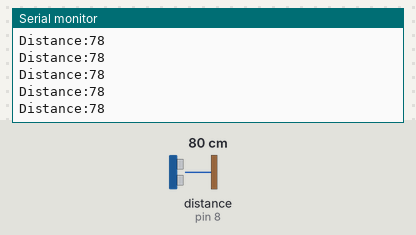
Bench run of a sketch on a simulated Arduino Uno, built with avr-gcc and run on an emulated ATmega328P. Parts: the last lines printed to the serial monitor. Wiring (inferred from the names in the program): ultrasonic range finder: trigger pin 7; echo pin 8. The inputs (shaded band) are chosen by the test bench; at power-on: distance to the obstacle (sensor on pin 8) 80 cm. The echo pulse lasts 58.3 µs per cm.

Above: at 1.2 s.
1.3 s: distance to the obstacle (sensor on pin 8) set to 120 cm
At 2.0 s:
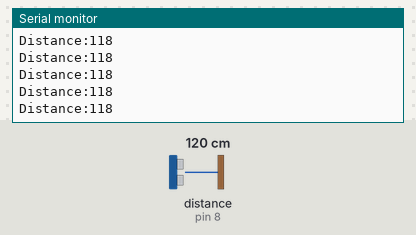
4.3 s: distance to the obstacle (sensor on pin 8) set to 2 cm
At 5.0 s:
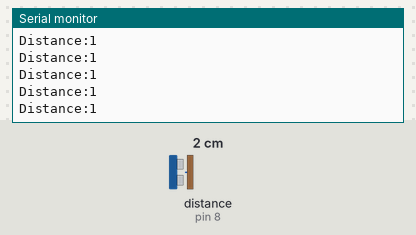
5.8 s: distance to the obstacle (sensor on pin 8) set to 299 cm
At 6.8 s:
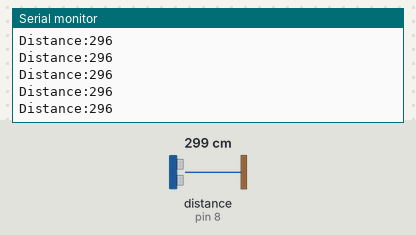
8.8 s: distance to the obstacle (sensor on pin 8) set to 18 cm
At 9.4 s:
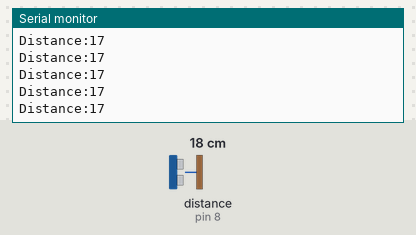
Timing chart, 0 to 11.8 s (numbered marks = the images above; inputs shaded):
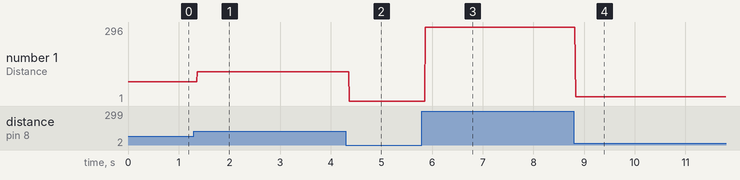

Measured:
- after the input at 1.3 s, the serial monitor: prints a new line after 0.07 s (image 1)
- after the input at 4.3 s, the serial monitor: prints a new line after 0.07 s (image 2)
- after the input at 5.8 s, the serial monitor: prints a new line after 0.07 s (image 3)
- after the input at 8.8 s, the serial monitor: prints a new line at once (image 4)
- plotted number 1: 78 → 118 after the input at 1.3 s, 118 → 1 after the input at 4.3 s, 1 → 296 after the input at 5.8 s, 296 → 17 after the input at 8.8 s

The sketch:

sensor-distance.ino
```cpp
// ultrasonic sensor
// // distance?
const int trigPin=7;
const int echoPin=8;

long duration;
int distance;


void setup() {
  // put your setup code here, to run once:
  pinMode(trigPin,OUTPUT);
  pinMode(echoPin,INPUT);
Serial.begin(9600);

}

void loop() {
  // put your main code here, to run repeatedly:
digitalWrite(trigPin,HIGH);
delayMicroseconds(2);
digitalWrite(trigPin,LOW);
duration=pulseIn(echoPin,HIGH);
distance =duration*0.034/2;
Serial.print("Distance:");
Serial.println(distance);


}
```
